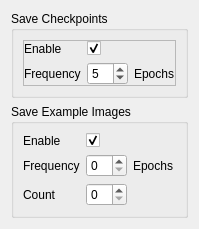
               <widget class="QWidget" name="scrollAreaWidgetContents_4">
                <property name="geometry">
                 <rect>
                  <x>0</x>
                  <y>0</y>
                  <width>186</width>
                  <height>226</height>
                 </rect>
                </property>
                <layout class="QVBoxLayout" name="verticalLayout_17">
                 <item>
                  <widget class="QGroupBox" name="groupBox_6">
                   <property name="title">
                    <string>Save Checkpoints</string>
                   </property>
                   <layout class="QVBoxLayout" name="verticalLayout_24">
                    <property name="leftMargin">
                     <number>9</number>
                    </property>
                    <property name="topMargin">
                     <number>9</number>
                    </property>
                    <property name="rightMargin">
                     <number>9</number>
                    </property>
                    <property name="bottomMargin">
                     <number>9</number>
                    </property>
                    <item>
                     <widget class="QFrame" name="frame_25">
                      <property name="frameShape">
                       <enum>QFrame::StyledPanel</enum>
                      </property>
                      <property name="frameShadow">
                       <enum>QFrame::Raised</enum>
                      </property>
                      <layout class="QFormLayout" name="formLayout_16">
                       <property name="leftMargin">
                        <number>0</number>
                       </property>
                       <property name="topMargin">
                        <number>0</number>
                       </property>
                       <property name="rightMargin">
                        <number>0</number>
                       </property>
                       <property name="bottomMargin">
                        <number>0</number>
                       </property>
                       <item row="0" column="0">
                        <widget class="QLabel" name="label_17">
                         <property name="sizePolicy">
                          <sizepolicy hsizetype="Maximum" vsizetype="Preferred">
                           <horstretch>0</horstretch>
                           <verstretch>0</verstretch>
                          </sizepolicy>
                         </property>
                         <property name="text">
                          <string>Enable</string>
                         </property>
                        </widget>
                       </item>
                       <item row="0" column="1">
                        <widget class="QCheckBox" name="save_model">
                         <property name="sizePolicy">
                          <sizepolicy hsizetype="Maximum" vsizetype="Fixed">
                           <horstretch>0</horstretch>
                           <verstretch>0</verstretch>
                          </sizepolicy>
                         </property>
                         <property name="text">
                          <string/>
                         </property>
                         <property name="checked">
                          <bool>true</bool>
                         </property>
                        </widget>
                       </item>
                       <item row="1" column="0">
                        <widget class="QLabel" name="label_18">
                         <property name="sizePolicy">
                          <sizepolicy hsizetype="Maximum" vsizetype="Preferred">
                           <horstretch>0</horstretch>
                           <verstretch>0</verstretch>
                          </sizepolicy>
                         </property>
                         <property name="text">
                          <string>Frequency</string>
                         </property>
                        </widget>
                       </item>
                       <item row="1" column="1">
                        <layout class="QHBoxLayout" name="horizontalLayout_17">
                         <item>
                          <widget class="QSpinBox" name="model_save_rate">
                           <property name="sizePolicy">
                            <sizepolicy hsizetype="Maximum" vsizetype="Fixed">
                             <horstretch>0</horstretch>
                             <verstretch>0</verstretch>
                            </sizepolicy>
                           </property>
                           <property name="minimum">
                            <number>1</number>
                           </property>
                           <property name="value">
                            <number>5</number>
                           </property>
                          </widget>
                         </item>
                         <item>
                          <widget class="QLabel" name="label_42">
                           <property name="text">
                            <string>Epochs</string>
                           </property>
                          </widget>
                         </item>
                         <item>
                          <spacer name="horizontalSpacer_2">
                           <property name="orientation">
                            <enum>Qt::Horizontal</enum>
                           </property>
                           <property name="sizeHint" stdset="0">
                            <size>
                             <width>40</width>
                             <height>20</height>
                            </size>
                           </property>
                          </spacer>
                         </item>
                        </layout>
                       </item>
                      </layout>
                     </widget>
                    </item>
                   </layout>
                  </widget>
                 </item>
                 <item>
                  <widget class="QGroupBox" name="groupBox">
                   <property name="title">
                    <string>Save Example Images</string>
                   </property>
                   <layout class="QFormLayout" name="formLayout_6">
                    <item row="0" column="0">
                     <widget class="QLabel" name="label_24">
                      <property name="text">
                       <string>Enable</string>
                      </property>
                     </widget>
                    </item>
                    <item row="0" column="1">
                     <widget class="QCheckBox" name="save_examples">
                      <property name="text">
                       <string/>
                      </property>
                      <property name="checked">
                       <bool>true</bool>
                      </property>
                     </widget>
                    </item>
                    <item row="1" column="0">
                     <widget class="QLabel" name="label_25">
                      <property name="text">
                       <string>Frequency</string>
                      </property>
                     </widget>
                    </item>
                    <item row="1" column="1">
                     <layout class="QHBoxLayout" name="horizontalLayout_18">
                      <item>
                       <widget class="QSpinBox" name="example_save_rate"/>
                      </item>
                      <item>
                       <widget class="QLabel" name="label_43">
                        <property name="text">
                         <string>Epochs</string>
                        </property>
                       </widget>
                      </item>
                      <item>
                       <spacer name="horizontalSpacer_3">
                        <property name="orientation">
                         <enum>Qt::Horizontal</enum>
                        </property>
                        <property name="sizeHint" stdset="0">
                         <size>
                          <width>40</width>
                          <height>20</height>
                         </size>
                        </property>
                       </spacer>
                      </item>
                     </layout>
                    </item>
                    <item row="2" column="0">
                     <widget class="QLabel" name="label_26">
                      <property name="text">
                       <string>Count</string>
                      </property>
                     </widget>
                    </item>
                    <item row="2" column="1">
                     <layout class="QHBoxLayout" name="horizontalLayout_19">
                      <item>
                       <widget class="QSpinBox" name="num_examples"/>
                      </item>
                      <item>
                       <spacer name="horizontalSpacer_4">
                        <property name="orientation">
                         <enum>Qt::Horizontal</enum>
                        </property>
                        <property name="sizeHint" stdset="0">
                         <size>
                          <width>40</width>
                          <height>20</height>
                         </size>
                        </property>
                       </spacer>
                      </item>
                     </layout>
                    </item>
                   </layout>
                  </widget>
                 </item>
                 <item>
                  <spacer name="verticalSpacer_4">
                   <property name="orientation">
                    <enum>Qt::Vertical</enum>
                   </property>
                   <property name="sizeHint" stdset="0">
                    <size>
                     <width>20</width>
                     <height>270</height>
                    </size>
                   </property>
                  </spacer>
                 </item>
                </layout>
               </widget>
